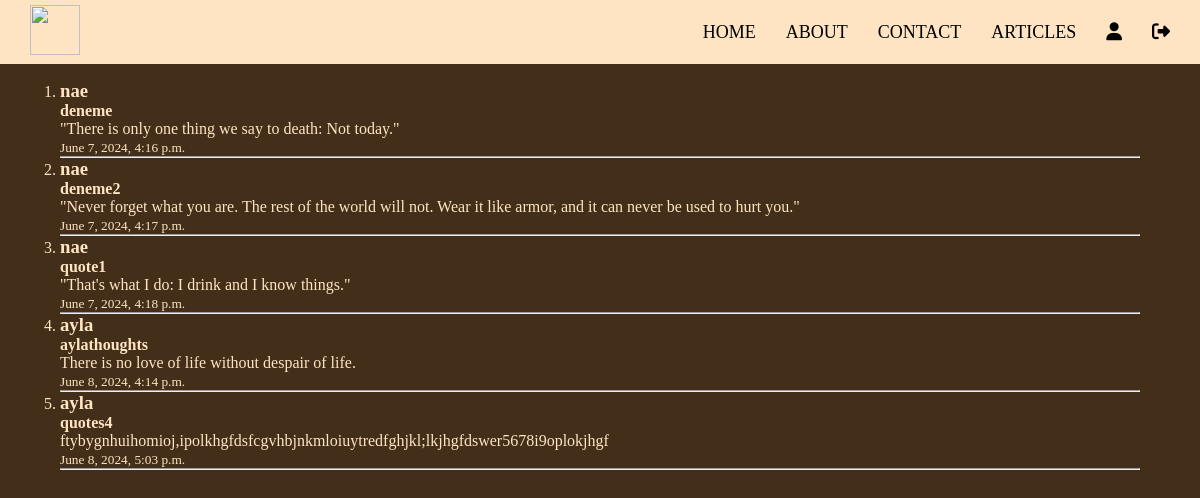
The page /articles (signed in) on the database its author committed.
### article/models.py (models this page shows, shortened)
class Article(models.Model):
    author = models.ForeignKey("auth.User", on_delete=models.CASCADE)
    title = models.CharField(max_length=150)
    content = models.TextField(max_length=500)
    created_date = models.DateTimeField(auto_now_add=True)

### article/views.py (the view)
# urls.py: path("articles", articles, name="articles"),
def articles(request):
    articles = Article.objects.all()
    return render(request, "articles.html", {'articles' : articles})

### templates/articles.html (shortened to what this page needs)
{% extends "base.html" %}
{% block body %}
   <div class="articles">
   <ul>
     {% for article in articles %}
       <li>
        <h3>{{article.author}}</h3>
        <h4>{{article.title}}</h4>
        <p>{{article.content}}</p>
        <small>{{article.created_date}}</small>
      </li>
      <hr>
    {% endfor %}
{% endblock body %}

### static/style.css (style rules this page uses)
* { margin: 0; padding: 0; box-sizing: border-box; text-decoration: none; list-style: none; }
body { background-color: rgb(67, 47, 25); color: aliceblue; }
.articles { color: bisque; }
.articles ul li { list-style: decimal; }

### rows shown on the page
Article: author "nae", title "deneme", content "\"There is only one thing we say to death: Not today.\"", created_date "June 7, 2024, 4:16 p.m."
Article: author "nae", title "deneme2", content "\"Never forget what you are. The rest of the world will not. Wear it like armor, and it can never be used to hurt you.\"", created_date "June 7, 2024, 4:17 p.m."
Article: author "nae", title "quote1", content "\"That's what I do: I drink and I know things.\"", created_date "June 7, 2024, 4:18 p.m."
Article: author "ayla", title "aylathoughts", content "There is no love of life without despair of life.", created_date "June 8, 2024, 4:14 p.m."
Article: author "ayla", title "quotes4", content "ftybygnhuihomioj,ipolkhgfdsfcgvhbjnkmloiuytredfghjkl;lkjhgfdswer5678i9oplokjhgf", created_date "June 8, 2024, 5:03 p.m."
